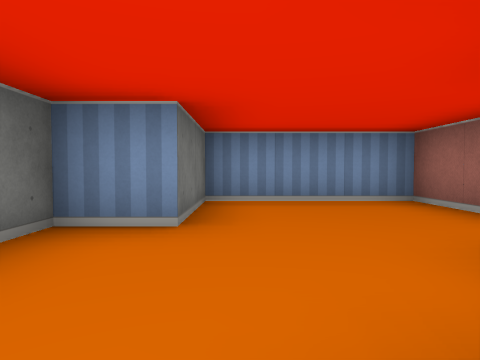
[1] (above)

12 first-person views from a walk through a cub3D ray-caster map. The camera is about half as high as the walls, tilts 2° down and sees 75° across. The floor is counted in squares. Each view is taken from the middle of a square. On the plan, view 1 faces up. The plan holds only what a view shows up to about 9 squares ahead; the rest is blank. The place goes on beyond the plan.

[2]
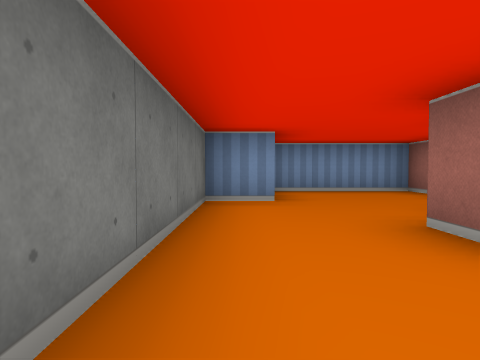

[3]
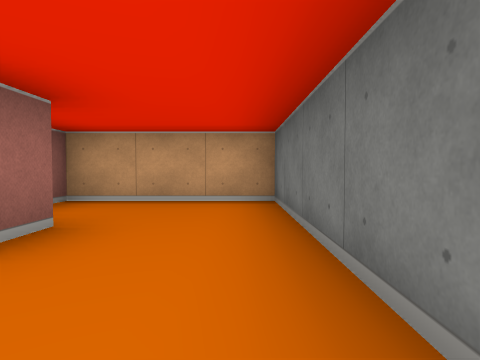

[4]
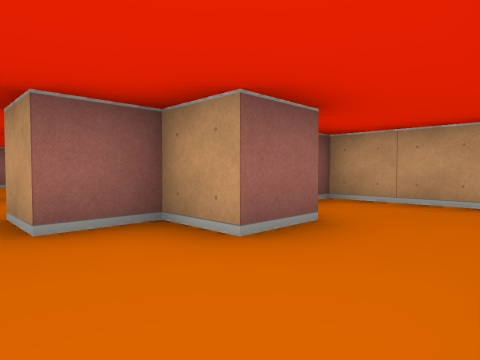

[5]
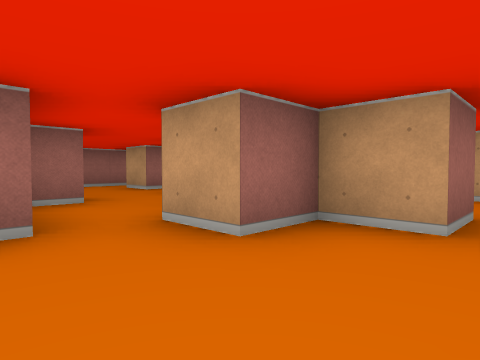

[6]
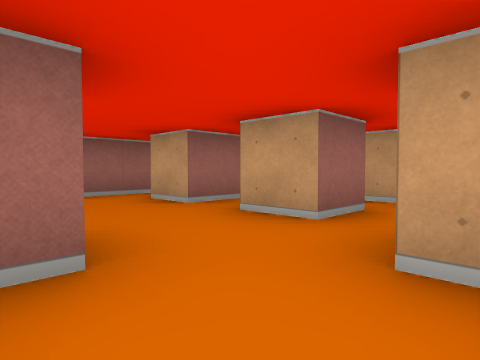

[7]
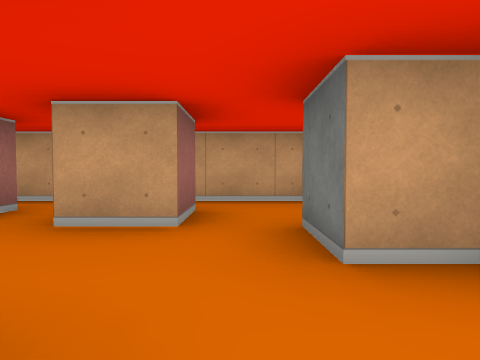

[8]
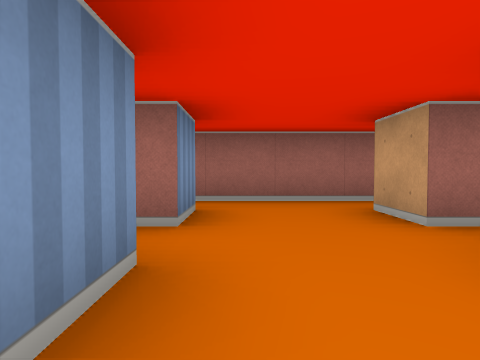

[9]
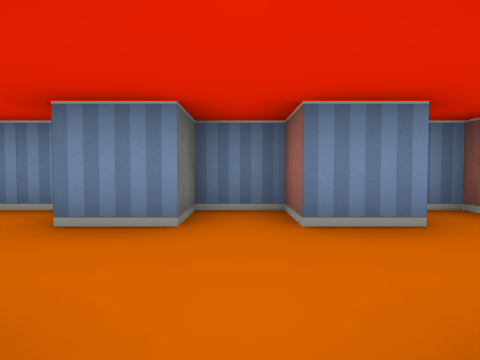

[10]
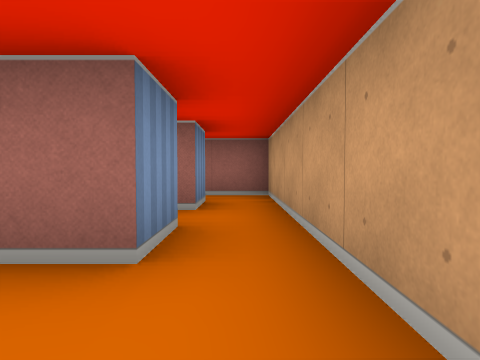

[11]
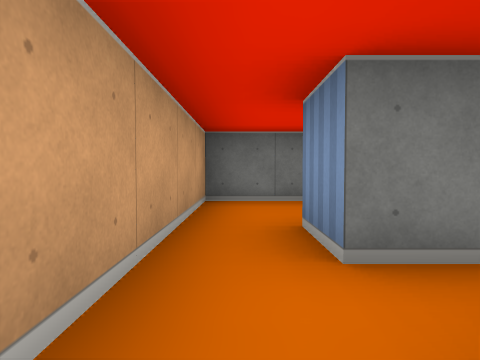

[12]
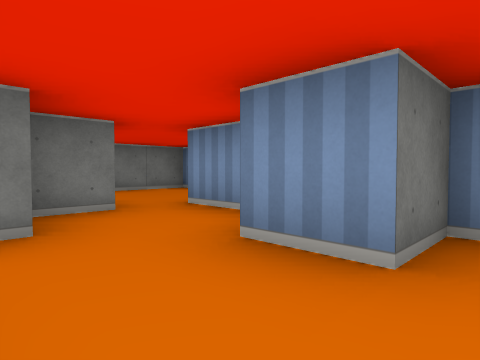

### Floor plan
Ten units are one square. View 1 is at (0, 0); x grows to the right and y downward. Boxes are objects, and circles mark ways between rooms. Rooms are numbered by the first view taken in them; rooms with no view inside come last. Other rooms are left out.
<svg viewBox="-20 -50 110 80">
<path fill="none" stroke="#000" d="M5 6 5 -5 15 -5 15 -15 25 -15M25 -25 25 -45 -5 -45 -5 -25 -15 -25 -15 25 15 25 15 21M55 5 55 15 45 15 45 5 55 5M75 15 65 15 65 5 75 5M76 -15 65 -15 65 -25 55 -25 55 -15 45 -15 45 -21M40 -25 25 -25M25 10 25 25 85 25 85 -25 80 -25M25 -15 25 -5 35 -5 35 5"/>
<circle cx="20" cy="-20" r="3" fill="#2a7"/>
<text x="0" y="-10">1</text>
<text x="60" y="0">2</text>
</svg>
Room 1 opens to room 2.

Where each view was taken, in squares from view 1:
view 1: 0 up, 0 right, facing up
view 2: 2 down, 1 left, facing up
view 3: 2 up, 1 left, facing down
view 4: 2 up, 1 left, facing down-right
view 5: 3 up, 0 right, facing down-right
view 6: 2 up, 3 right, facing down-right
view 7: 2 up, 4 right, facing down
view 8: 1 up, 4 right, facing right
view 9: 1 down, 6 right, facing up
view 10: 2 down, 3 right, facing right
view 11: 2 down, 7 right, facing left
view 12: 0 up, 6 right, facing up-left
